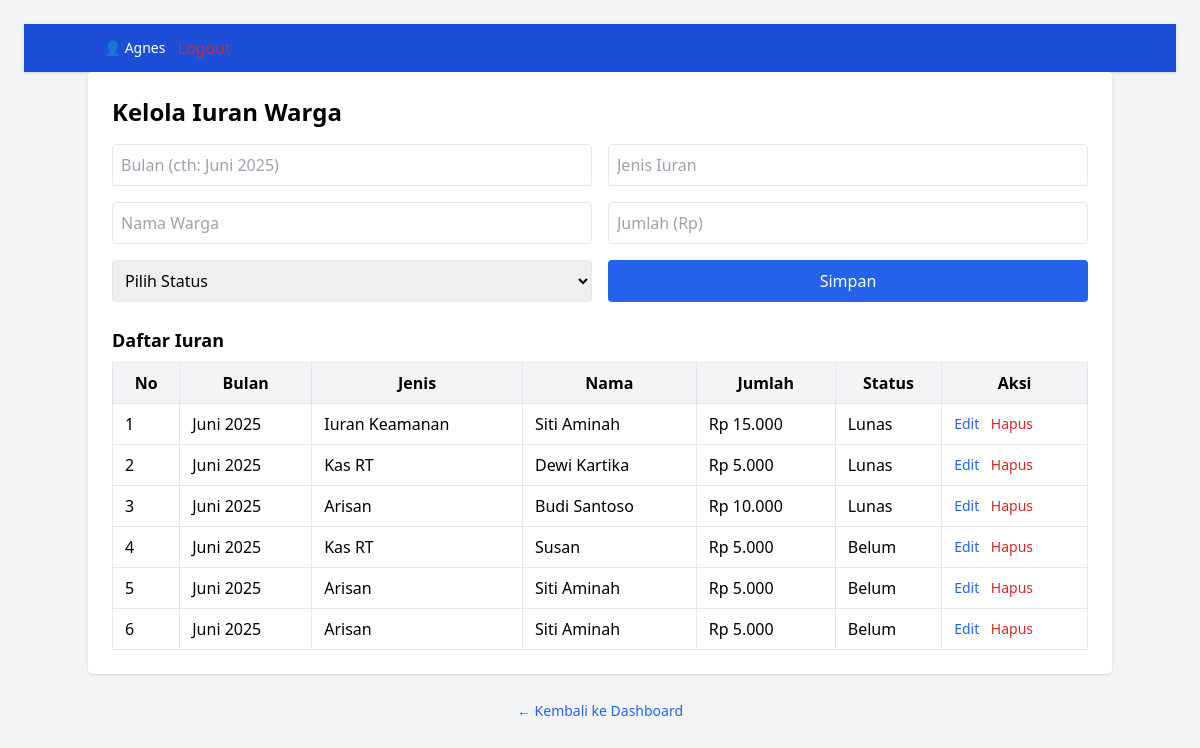
Page /manage_dues.php (signed in) on the committed database.
### tables this page shows
CREATE TABLE `iuran` (
  `id` int(11) NOT NULL,
  `jenis` varchar(100) DEFAULT NULL,
  `bulan` varchar(50) DEFAULT NULL,
  `jumlah` int(11) DEFAULT NULL,
  `status` varchar(20) NOT NULL,
  `nama_warga` varchar(100) DEFAULT NULL
);

### manage_dues.php (the view, shortened to what this page needs)
<?php
require '../includes/config.php';
$dues = mysqli_query($conn, "SELECT * FROM iuran ORDER BY bulan DESC");
?>
<!DOCTYPE html>
<html lang="id">
<head>
    <script src="https://cdn.tailwindcss.com"></script>
</head>
<body class="bg-gray-100 p-6">
<?php include '../includes/navbar_admin.php'; ?>
<div class="max-w-5xl mx-auto bg-white p-6 rounded shadow">
    <h1 class="text-2xl font-bold mb-4">Kelola Iuran Warga</h1>
    <form method="POST" class="grid grid-cols-1 md:grid-cols-2 gap-4 mb-6">
        <input name="bulan" id="bulan" placeholder="Bulan (cth: Juni 2025)" required class="p-2 border rounded">
        <input name="jenis" id="jenis" placeholder="Jenis Iuran" required class="p-2 border rounded">
        <input name="nama_warga" id="nama_warga" placeholder="Nama Warga" required class="p-2 border rounded">
        <input type="number" name="jumlah" id="jumlah" placeholder="Jumlah (Rp)" required class="p-2 border rounded">
        <select name="status" id="status" required class="p-2 border rounded">
            <option value="">Pilih Status</option>
        </select>
        <button type="submit" class="bg-blue-600 text-white px-4 py-2 rounded hover:bg-blue-700 mt-2 md:mt-0">
            Simpan
        </button>
    </form>
    <h2 class="text-lg font-semibold mb-2">Daftar Iuran</h2>
    <div class="overflow-x-auto">
        <table class="w-full table-auto border border-collapse">
            <thead class="bg-gray-100">
                <tr>
                    <th class="border px-3 py-2">No</th>
                    <th class="border px-3 py-2">Bulan</th>
                    <th class="border px-3 py-2">Jenis</th>
                    <th class="border px-3 py-2">Nama</th>
                    <th class="border px-3 py-2">Jumlah</th>
                    <th class="border px-3 py-2">Status</th>
                    <th class="border px-3 py-2">Aksi</th>
                </tr>
            </thead>
            <tbody>
                <?php $no = 1; while($d = mysqli_fetch_assoc($dues)): ?>
                    <tr class="hover:bg-gray-50">
                        <td class="border px-3 py-2"><?= $no++ ?></td>
                        <td class="border px-3 py-2"><?= htmlspecialchars($d['bulan']) ?></td>
                        <td class="border px-3 py-2"><?= htmlspecialchars($d['jenis']) ?></td>
                        <td class="border px-3 py-2"><?= htmlspecialchars($d['nama_warga']) ?></td>
                        <td class="border px-3 py-2">Rp <?= number_format($d['jumlah'], 0, ',', '.') ?></td>
                        <td class="border px-3 py-2"><?= htmlspecialchars($d['status']) ?></td>
                        <td class="border px-3 py-2 text-sm">
                            <button onclick='isiForm(<?= json_encode($d) ?>)' class="text-blue-600 hover:underline mr-2">Edit</button>
                            <a href="?hapus=<?= $d['id'] ?>" class="text-red-600 hover:underline" onclick="return confirm('Yakin hapus?')">Hapus</a>
                        </td>
                    </tr>
                <?php endwhile; ?>
            </tbody>
        </table>
    </div>
</div>
<div class="mb-4 mt-6 text-center">
    <a href="../admin_dashboard.php" class="text-blue-600 hover:underline text-sm">← Kembali ke Dashboard</a>
</div>
</body>
</html>

### rows in the picture
iuran: bulan "Juni 2025", jenis "Iuran Keamanan", nama_warga "Siti Aminah", jumlah "15.000", status "Lunas"
iuran: bulan "Juni 2025", jenis "Kas RT", nama_warga "Dewi Kartika", jumlah "5.000", status "Lunas"
iuran: bulan "Juni 2025", jenis "Arisan", nama_warga "Budi Santoso", jumlah "10.000", status "Lunas"
iuran: bulan "Juni 2025", jenis "Kas RT", nama_warga "Susan", jumlah "5.000", status "Belum"
iuran: bulan "Juni 2025", jenis "Arisan", nama_warga "Siti Aminah", jumlah "5.000", status "Belum"
iuran: bulan "Juni 2025", jenis "Arisan", nama_warga "Siti Aminah", jumlah "5.000", status "Belum"

### other values in the picture
$_SESSION['nama'] "Agnes"
